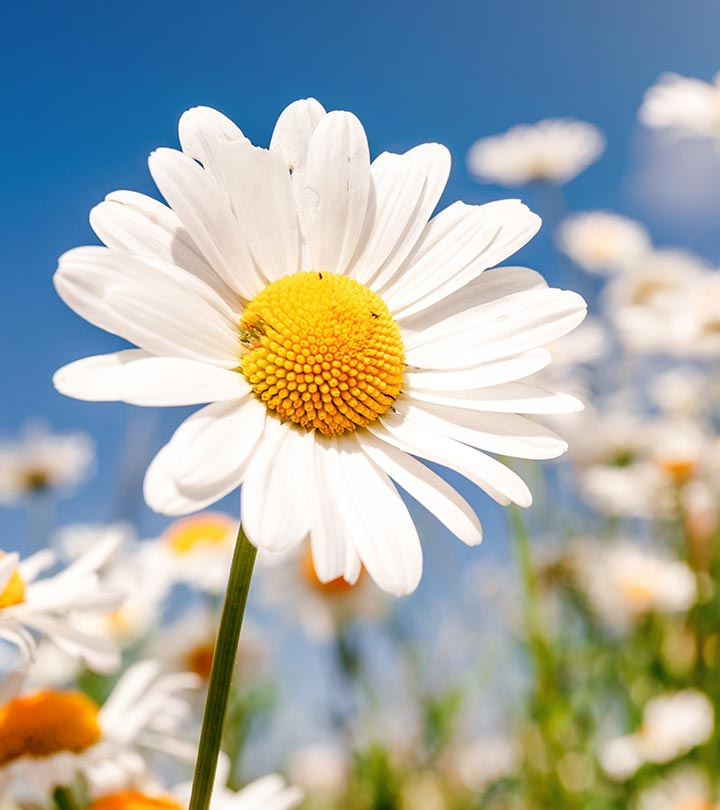
#> input picture flower.jpg, 720 x 810 px
$ python image_compression.py
#> lines starting #> are read from the running program, lines starting #| are printed output that depends on the picture
from matplotlib.image import imread
import matplotlib.pyplot as plt
import numpy as np

A = imread('flower.jpg')
#> A is the input picture: shape (810, 720, 3); mean R, G, B 165.6, 172.1, 167.6
X = np.mean(A, -1) # Convert RGB to grayscale
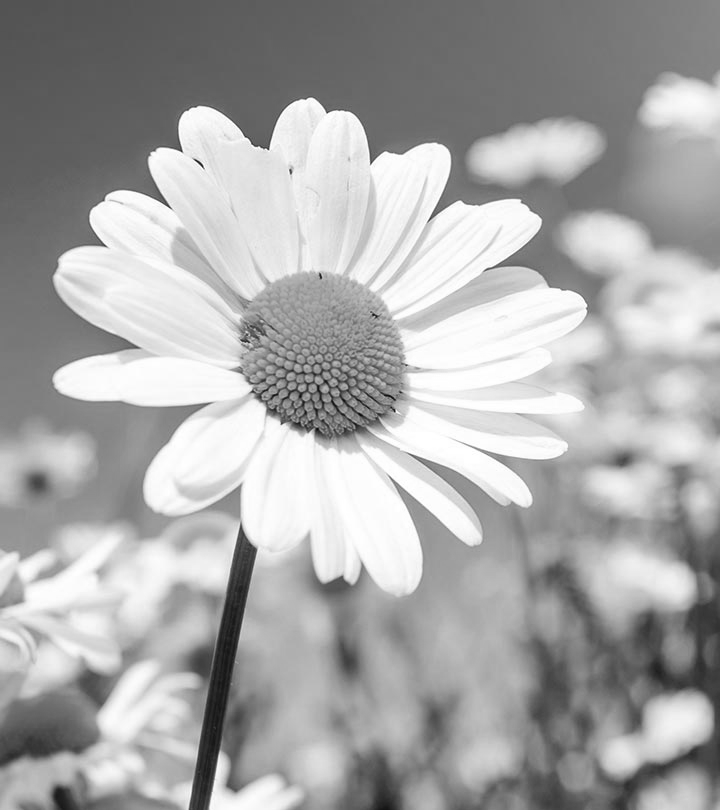
#> X: shape (810, 720) float64; min 12.67, max 255, mean 168.5

img = plt.imshow(X)
img.set_cmap('gray')
plt.axis('off')
plt.title('Original image')
#plt.savefig('output/original_image.png')
plt.show()

U, S, VT = np.linalg.svd(X,full_matrices=True)
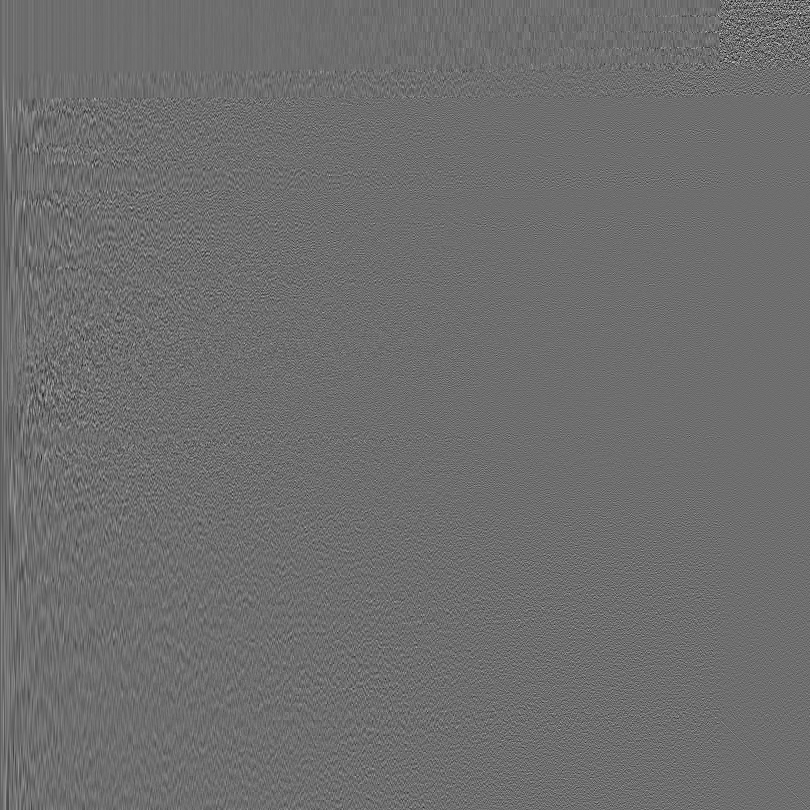
#> U: shape (810, 810) float64; min -0.297, max 0.388, mean -3.71e-05; drawn with min black and max white
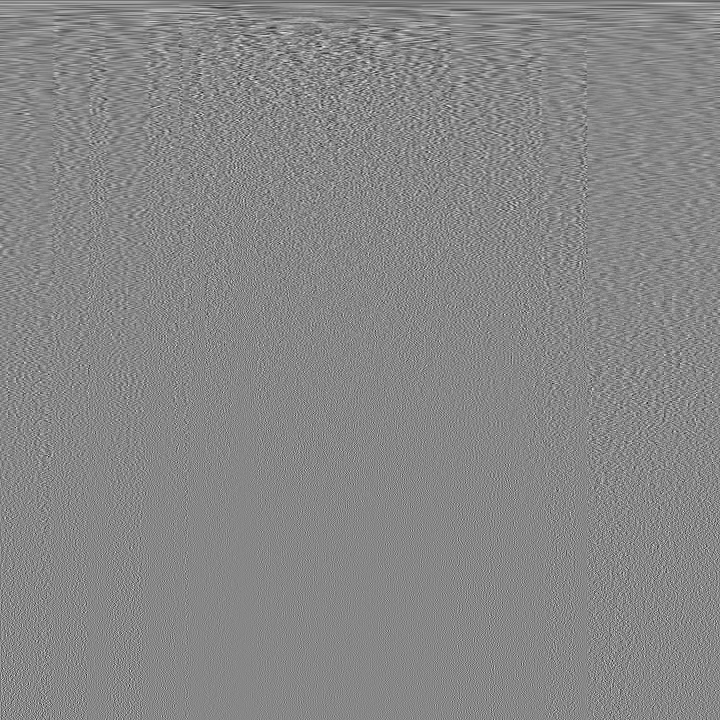
#> VT: shape (720, 720) float64; min -0.239, max 0.211, mean -4.82e-05; drawn with min black and max white
#> S = 720 values, max 131570 at index 0, min 0.385 at index 719, mean 506.8
S = np.diag(S)

print(U)
#> (printed output is left out)
print(S)
#> (printed output is left out)
print(VT)
#> (printed output is left out)


j = 0
rank = [5, 20, 100]
for r in (5, 20, 100):
    # Construct approximate image
    Xapprox = U[:,:r] @ S[0:r,:r] @ VT[:r,:]
    plt.figure(j+1)
    j += 1
    img = plt.imshow(Xapprox)
    img.set_cmap('gray')
    plt.axis('off')
    plt.title('r = ' + str(r))
    #plt.savefig('output/singular_values{0}.png'.format(r))
    plt.show()
#> this loop made 3 passes
#> pass 1, `Xapprox = U[:,:r] @ S[0:r,:r] @ VT[:r,:]`:
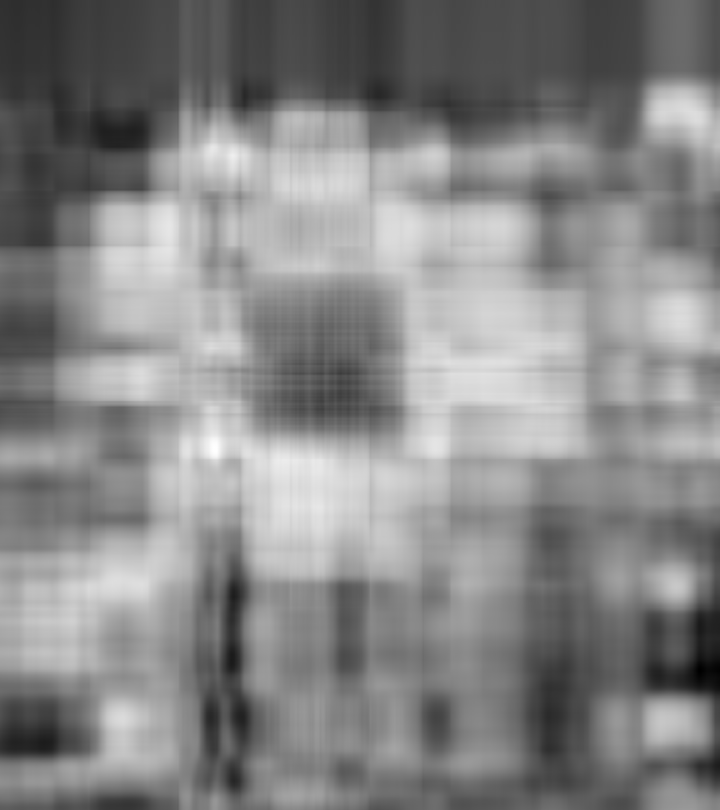
#> Xapprox: shape (810, 720) float64; min 27.87, max 294, mean 168.4; drawn with min black and max white
#> pass 2, `Xapprox = U[:,:r] @ S[0:r,:r] @ VT[:r,:]`:
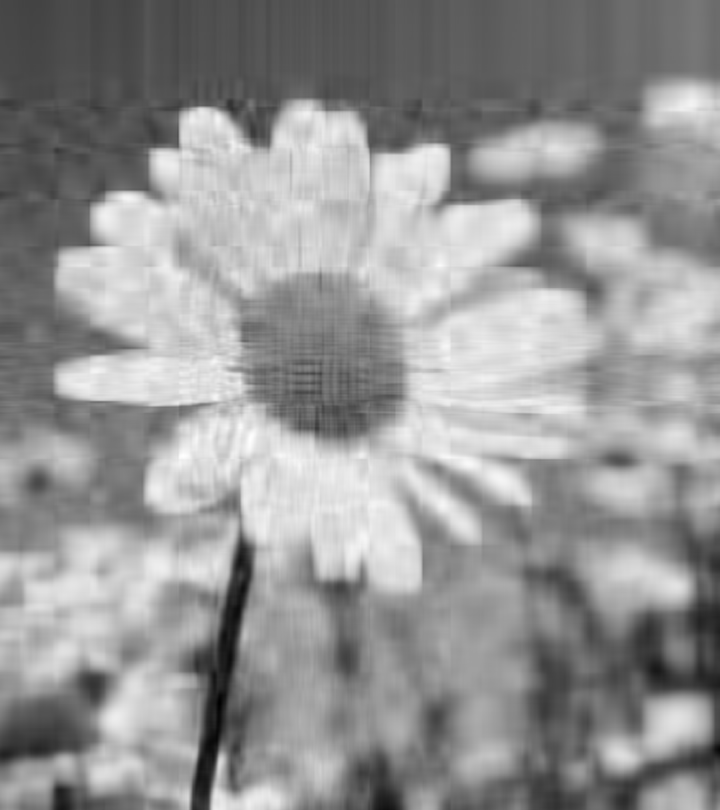
#> Xapprox: shape (810, 720) float64; min 7.48, max 283.1, mean 168.5; drawn with min black and max white
#> after the loop, j = 3

plt.figure(1)
plt.semilogy(np.diag(S))
plt.title('Singular Values')
plt.ylabel('Singular value')
plt.xlabel('k')
plt.grid()
#plt.savefig('output/singular_values_plot.png')
plt.show()
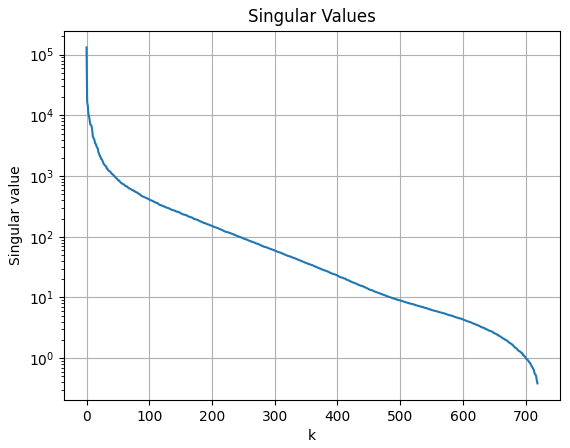
#> figure drawn by matplotlib, 1 panel; curve peaks at x = 0, y = 131570

plt.figure(2)
plt.plot(np.cumsum(np.diag(S))/np.sum(np.diag(S)))
plt.title('Singular Values: Cumulative Sum')
plt.ylabel('Cumulative energy')
plt.xlabel('k')
plt.grid()
#plt.savefig('output/cumulative_sum_plot.png')
plt.show()
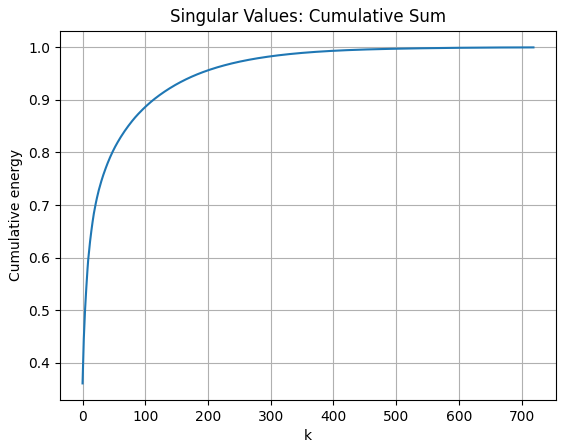
#> figure drawn by matplotlib, 1 panel; curve peaks at x = 719, y = 1
